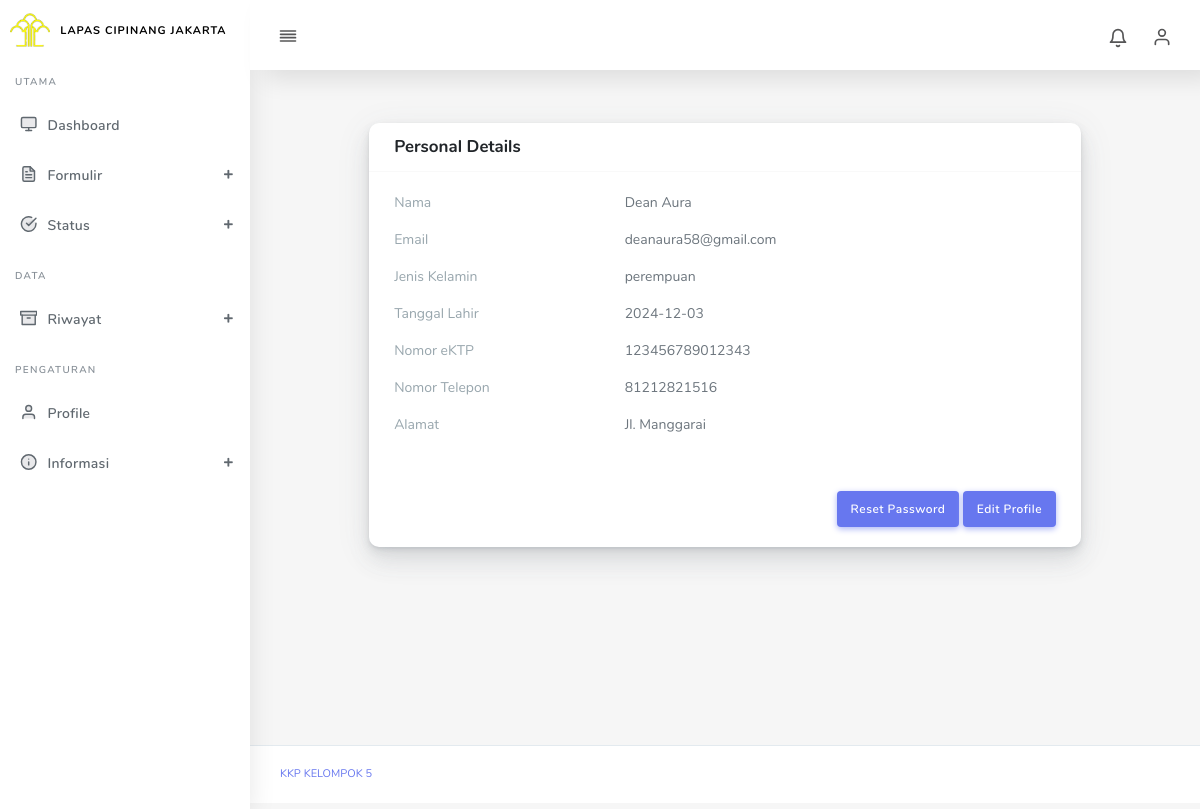
Page /profile.php (signed in) on the committed database.
### tables this page shows
CREATE TABLE `users` (
  `id_user` varchar(36) NOT NULL,
  `nama_lengkap` varchar(100) NOT NULL,
  `email` varchar(100) NOT NULL,
  `password` varchar(255) NOT NULL,
  `jenis_kelamin` enum('laki-laki','perempuan') DEFAULT NULL,
  `tanggal_lahir` date DEFAULT NULL,
  `no_ktp` varchar(16) DEFAULT NULL,
  `no_telepon` varchar(15) DEFAULT NULL,
  `alamat` text DEFAULT NULL,
  `id_kabupaten_kota` varchar(36) DEFAULT NULL,
  `id_provinsi` varchar(36) DEFAULT NULL,
  `role` enum('admin','user') DEFAULT 'user',
  `status_akun` enum('aktif','nonaktif') DEFAULT 'aktif',
  `created_at` timestamp NOT NULL DEFAULT current_timestamp(),
  `updated_at` timestamp NOT NULL DEFAULT current_timestamp() ON UPDATE current_timestamp()
);

### functions/user.php (called while the page is built, shortened)
<?php
function getUserDetails($conn, $userId) {
    $query = "SELECT * FROM users WHERE id_user = :id_user";
    $stmt = $conn->prepare($query);
    $stmt->bindValue(':id_user', $userId);
    $stmt->execute();
        $userData = $stmt->fetch(PDO::FETCH_ASSOC);
        if ($userData) {
            return $userData;
        } else {
            return null;
        }
}
?>

### profile.php (the view, shortened to what this page needs)
<?php
include_once 'config/database.php';
include_once 'functions/user.php';
$userData = getUserDetails($conn, $_SESSION['id_user']);
$personal_details_filled = !empty($userData['jenis_kelamin']) && !empty($userData['tanggal_lahir']) && !empty($userData['no_ktp']) && !empty($userData['no_telepon']) && !empty($userData['alamat']);
?>
<!DOCTYPE html>
<html lang="en">
<head>
  <link rel="stylesheet" href="assets/css/app.min.css">
  <link rel="stylesheet" href="assets/css/style.css">
</head>
<body>
  <div id="app">
    <div class="main-wrapper main-wrapper-1">
      <?php include 'assets/components/navbar.php'; ?>
      <?php include 'assets/components/sidebar.php'; ?>
      <div class="main-content">
        <section class="section">
          <div class="section-body">
              <div class="col-md-10 mx-auto">
                <div class="card">
                  <div class="card-header">
                    <h4>Personal Details</h4>
                  </div>
                  <div class="card-body">
                    <div class="row mb-3">
                      <div class="col-sm-4 text-muted">Nama</div>
                      <div class="col-sm-8"><?php echo $userData['nama_lengkap'] ?: 'Belum Diisi'; ?></div>
                    </div>
                    <div class="row mb-3">
                      <div class="col-sm-4 text-muted">Email</div>
                      <div class="col-sm-8"><?php echo $userData['email']; ?></div>
                    </div>
                    <div class="row mb-3">
                      <div class="col-sm-4 text-muted">Jenis Kelamin</div>
                      <div class="col-sm-8"><?php echo $userData['jenis_kelamin'] ?: 'Belum Diisi'; ?></div>
                    </div>
                    <div class="row mb-3">
                      <div class="col-sm-4 text-muted">Tanggal Lahir</div>
                      <div class="col-sm-8"><?php echo $userData['tanggal_lahir'] ?: 'Belum Diisi'; ?></div>
                    </div>
                    <div class="row mb-3">
                      <div class="col-sm-4 text-muted">Nomor eKTP</div>
                      <div class="col-sm-8"><?php echo $userData['no_ktp'] ?: 'Belum Diisi'; ?></div>
                    </div>
                    <div class="row mb-3">
                      <div class="col-sm-4 text-muted">Nomor Telepon</div>
                      <div class="col-sm-8"><?php echo $userData['no_telepon'] ?: 'Belum Diisi'; ?></div>
                    </div>
                    <div class="row mb-3">
                      <div class="col-sm-4 text-muted">Alamat</div>
                      <div class="col-sm-8"><?php echo $userData['alamat'] ?: 'Belum Diisi'; ?></div>
                    </div>
                  </div>
                  <div class="card-footer text-right">
                    <a href="reset-password.php" class="btn btn-primary">Reset Password</a>
                    <?php if (!$personal_details_filled): ?>
                      <a href="edit-profile.php" class="btn btn-primary">Isi Personal Details</a>
                    <?php else: ?>
                      <a href="edit-profile.php" class="btn btn-primary">Edit Profile</a>
                    <?php endif; ?>
                  </div>
                </div>
              </div>
            </div>
          </div>
      </div>
      <?php include 'assets/components/footer.php'; ?>
    </div>
</body>
</html>

### rows in the picture
users: nama_lengkap "Dean Aura", email "deanaura58@gmail.com", jenis_kelamin "perempuan", tanggal_lahir "2024-12-03", no_ktp "123456789012343", no_telepon "81212821516", alamat "Jl. Manggarai"
